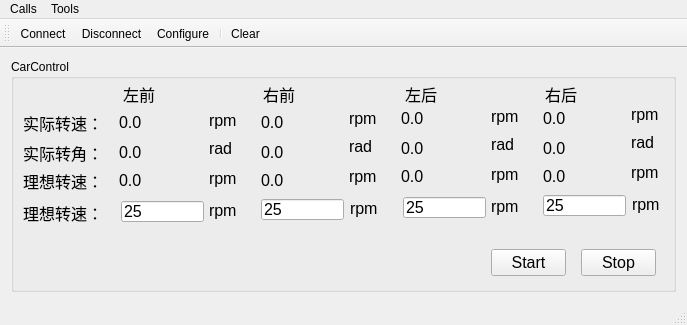
<?xml version="1.0" encoding="UTF-8"?>
<ui version="4.0">
 <class>MainWindow</class>
 <widget class="QMainWindow" name="MainWindow">
  <property name="geometry">
   <rect>
    <x>0</x>
    <y>0</y>
    <width>687</width>
    <height>325</height>
   </rect>
  </property>
  <property name="windowTitle">
   <string>Simple Terminal</string>
  </property>
  <widget class="QWidget" name="centralWidget">
   <layout class="QVBoxLayout" name="verticalLayout">
    <item>
     <widget class="QGroupBox" name="groupBox">
      <property name="title">
       <string>CarControl</string>
      </property>
      <widget class="QLabel" name="label">
       <property name="geometry">
        <rect>
         <x>12</x>
         <y>48</y>
         <width>89</width>
         <height>31</height>
        </rect>
       </property>
       <property name="font">
        <font>
         <pointsize>12</pointsize>
        </font>
       </property>
       <property name="text">
        <string>实际转速：</string>
       </property>
      </widget>
      <widget class="QLabel" name="realLeftFrontRS">
       <property name="geometry">
        <rect>
         <x>108</x>
         <y>48</y>
         <width>89</width>
         <height>31</height>
        </rect>
       </property>
       <property name="font">
        <font>
         <pointsize>12</pointsize>
        </font>
       </property>
       <property name="text">
        <string>0.0     </string>
       </property>
      </widget>
      <widget class="QLabel" name="label_3">
       <property name="geometry">
        <rect>
         <x>12</x>
         <y>78</y>
         <width>91</width>
         <height>31</height>
        </rect>
       </property>
       <property name="font">
        <font>
         <pointsize>12</pointsize>
        </font>
       </property>
       <property name="text">
        <string>实际转角：</string>
       </property>
      </widget>
      <widget class="QLabel" name="realLeftFrontRA">
       <property name="geometry">
        <rect>
         <x>108</x>
         <y>78</y>
         <width>87</width>
         <height>31</height>
        </rect>
       </property>
       <property name="font">
        <font>
         <pointsize>12</pointsize>
        </font>
       </property>
       <property name="text">
        <string>0.0      </string>
       </property>
      </widget>
      <widget class="QLabel" name="label_5">
       <property name="geometry">
        <rect>
         <x>12</x>
         <y>138</y>
         <width>91</width>
         <height>31</height>
        </rect>
       </property>
       <property name="font">
        <font>
         <pointsize>12</pointsize>
        </font>
       </property>
       <property name="text">
        <string>理想转速：</string>
       </property>
      </widget>
      <widget class="QLineEdit" name="sollLeftFrontRS_Test">
       <property name="geometry">
        <rect>
         <x>110</x>
         <y>142</y>
         <width>83</width>
         <height>21</height>
        </rect>
       </property>
       <property name="font">
        <font>
         <pointsize>12</pointsize>
        </font>
       </property>
       <property name="text">
        <string>25</string>
       </property>
      </widget>
      <widget class="QLabel" name="label_6">
       <property name="geometry">
        <rect>
         <x>198</x>
         <y>138</y>
         <width>39</width>
         <height>27</height>
        </rect>
       </property>
       <property name="font">
        <font>
         <pointsize>12</pointsize>
        </font>
       </property>
       <property name="text">
        <string>rpm</string>
       </property>
      </widget>
      <widget class="QPushButton" name="startTest">
       <property name="geometry">
        <rect>
         <x>480</x>
         <y>190</y>
         <width>75</width>
         <height>27</height>
        </rect>
       </property>
       <property name="font">
        <font>
         <pointsize>12</pointsize>
        </font>
       </property>
       <property name="text">
        <string>Start</string>
       </property>
      </widget>
      <widget class="QPushButton" name="stopTest">
       <property name="geometry">
        <rect>
         <x>570</x>
         <y>190</y>
         <width>75</width>
         <height>27</height>
        </rect>
       </property>
       <property name="font">
        <font>
         <pointsize>12</pointsize>
        </font>
       </property>
       <property name="text">
        <string>Stop</string>
       </property>
      </widget>
      <widget class="QLabel" name="realRightFrontRS">
       <property name="geometry">
        <rect>
         <x>250</x>
         <y>48</y>
         <width>79</width>
         <height>31</height>
        </rect>
       </property>
       <property name="font">
        <font>
         <pointsize>12</pointsize>
        </font>
       </property>
       <property name="text">
        <string>0.0      </string>
       </property>
      </widget>
      <widget class="QLineEdit" name="sollRightFrontRS_Test">
       <property name="geometry">
        <rect>
         <x>250</x>
         <y>140</y>
         <width>83</width>
         <height>21</height>
        </rect>
       </property>
       <property name="font">
        <font>
         <pointsize>12</pointsize>
        </font>
       </property>
       <property name="text">
        <string>25</string>
       </property>
      </widget>
      <widget class="QLabel" name="realRightFrontRA">
       <property name="geometry">
        <rect>
         <x>250</x>
         <y>78</y>
         <width>81</width>
         <height>31</height>
        </rect>
       </property>
       <property name="font">
        <font>
         <pointsize>12</pointsize>
        </font>
       </property>
       <property name="text">
        <string>0.0      </string>
       </property>
      </widget>
      <widget class="QLabel" name="label_9">
       <property name="geometry">
        <rect>
         <x>339</x>
         <y>136</y>
         <width>37</width>
         <height>27</height>
        </rect>
       </property>
       <property name="font">
        <font>
         <pointsize>12</pointsize>
        </font>
       </property>
       <property name="text">
        <string>rpm</string>
       </property>
      </widget>
      <widget class="QLabel" name="label_10">
       <property name="geometry">
        <rect>
         <x>112</x>
         <y>20</y>
         <width>72</width>
         <height>29</height>
        </rect>
       </property>
       <property name="font">
        <font>
         <pointsize>12</pointsize>
        </font>
       </property>
       <property name="text">
        <string>左前</string>
       </property>
      </widget>
      <widget class="QLabel" name="label_11">
       <property name="geometry">
        <rect>
         <x>252</x>
         <y>20</y>
         <width>72</width>
         <height>29</height>
        </rect>
       </property>
       <property name="font">
        <font>
         <pointsize>12</pointsize>
        </font>
       </property>
       <property name="text">
        <string>右前</string>
       </property>
      </widget>
      <widget class="QLabel" name="label_7">
       <property name="geometry">
        <rect>
         <x>12</x>
         <y>106</y>
         <width>91</width>
         <height>31</height>
        </rect>
       </property>
       <property name="font">
        <font>
         <pointsize>12</pointsize>
        </font>
       </property>
       <property name="text">
        <string>理想转速：</string>
       </property>
      </widget>
      <widget class="QLabel" name="sollLeftFrontRS">
       <property name="geometry">
        <rect>
         <x>108</x>
         <y>106</y>
         <width>85</width>
         <height>31</height>
        </rect>
       </property>
       <property name="font">
        <font>
         <pointsize>12</pointsize>
        </font>
       </property>
       <property name="text">
        <string>0.0      </string>
       </property>
      </widget>
      <widget class="QLabel" name="sollRightFrontRS">
       <property name="geometry">
        <rect>
         <x>250</x>
         <y>106</y>
         <width>83</width>
         <height>31</height>
        </rect>
       </property>
       <property name="font">
        <font>
         <pointsize>12</pointsize>
        </font>
       </property>
       <property name="text">
        <string>0.0      </string>
       </property>
      </widget>
      <widget class="QLabel" name="label_8">
       <property name="geometry">
        <rect>
         <x>198</x>
         <y>106</y>
         <width>39</width>
         <height>27</height>
        </rect>
       </property>
       <property name="font">
        <font>
         <pointsize>12</pointsize>
        </font>
       </property>
       <property name="text">
        <string>rpm</string>
       </property>
      </widget>
      <widget class="QLabel" name="label_12">
       <property name="geometry">
        <rect>
         <x>198</x>
         <y>76</y>
         <width>39</width>
         <height>27</height>
        </rect>
       </property>
       <property name="font">
        <font>
         <pointsize>12</pointsize>
        </font>
       </property>
       <property name="text">
        <string>rad</string>
       </property>
      </widget>
      <widget class="QLabel" name="label_13">
       <property name="geometry">
        <rect>
         <x>198</x>
         <y>48</y>
         <width>39</width>
         <height>27</height>
        </rect>
       </property>
       <property name="font">
        <font>
         <pointsize>12</pointsize>
        </font>
       </property>
       <property name="text">
        <string>rpm</string>
       </property>
      </widget>
      <widget class="QLabel" name="label_14">
       <property name="geometry">
        <rect>
         <x>338</x>
         <y>46</y>
         <width>39</width>
         <height>27</height>
        </rect>
       </property>
       <property name="font">
        <font>
         <pointsize>12</pointsize>
        </font>
       </property>
       <property name="text">
        <string>rpm</string>
       </property>
      </widget>
      <widget class="QLabel" name="label_15">
       <property name="geometry">
        <rect>
         <x>338</x>
         <y>104</y>
         <width>39</width>
         <height>27</height>
        </rect>
       </property>
       <property name="font">
        <font>
         <pointsize>12</pointsize>
        </font>
       </property>
       <property name="text">
        <string>rpm</string>
       </property>
      </widget>
      <widget class="QLabel" name="label_16">
       <property name="geometry">
        <rect>
         <x>338</x>
         <y>74</y>
         <width>39</width>
         <height>27</height>
        </rect>
       </property>
       <property name="font">
        <font>
         <pointsize>12</pointsize>
        </font>
       </property>
       <property name="text">
        <string>rad</string>
       </property>
      </widget>
      <widget class="QLabel" name="realRightBackRS">
       <property name="geometry">
        <rect>
         <x>532</x>
         <y>44</y>
         <width>79</width>
         <height>31</height>
        </rect>
       </property>
       <property name="font">
        <font>
         <pointsize>12</pointsize>
        </font>
       </property>
       <property name="text">
        <string>0.0      </string>
       </property>
      </widget>
      <widget class="QLabel" name="realLeftBackRS">
       <property name="geometry">
        <rect>
         <x>390</x>
         <y>44</y>
         <width>89</width>
         <height>31</height>
        </rect>
       </property>
       <property name="font">
        <font>
         <pointsize>12</pointsize>
        </font>
       </property>
       <property name="text">
        <string>0.0     </string>
       </property>
      </widget>
      <widget class="QLabel" name="label_17">
       <property name="geometry">
        <rect>
         <x>620</x>
         <y>70</y>
         <width>39</width>
         <height>27</height>
        </rect>
       </property>
       <property name="font">
        <font>
         <pointsize>12</pointsize>
        </font>
       </property>
       <property name="text">
        <string>rad</string>
       </property>
      </widget>
      <widget class="QLabel" name="label_18">
       <property name="geometry">
        <rect>
         <x>534</x>
         <y>20</y>
         <width>72</width>
         <height>29</height>
        </rect>
       </property>
       <property name="font">
        <font>
         <pointsize>12</pointsize>
        </font>
       </property>
       <property name="text">
        <string>右后</string>
       </property>
      </widget>
      <widget class="QLabel" name="label_19">
       <property name="geometry">
        <rect>
         <x>480</x>
         <y>102</y>
         <width>39</width>
         <height>27</height>
        </rect>
       </property>
       <property name="font">
        <font>
         <pointsize>12</pointsize>
        </font>
       </property>
       <property name="text">
        <string>rpm</string>
       </property>
      </widget>
      <widget class="QLabel" name="label_20">
       <property name="geometry">
        <rect>
         <x>620</x>
         <y>42</y>
         <width>39</width>
         <height>27</height>
        </rect>
       </property>
       <property name="font">
        <font>
         <pointsize>12</pointsize>
        </font>
       </property>
       <property name="text">
        <string>rpm</string>
       </property>
      </widget>
      <widget class="QLabel" name="realRightBackRA">
       <property name="geometry">
        <rect>
         <x>532</x>
         <y>74</y>
         <width>81</width>
         <height>31</height>
        </rect>
       </property>
       <property name="font">
        <font>
         <pointsize>12</pointsize>
        </font>
       </property>
       <property name="text">
        <string>0.0      </string>
       </property>
      </widget>
      <widget class="QLabel" name="label_21">
       <property name="geometry">
        <rect>
         <x>480</x>
         <y>134</y>
         <width>39</width>
         <height>27</height>
        </rect>
       </property>
       <property name="font">
        <font>
         <pointsize>12</pointsize>
        </font>
       </property>
       <property name="text">
        <string>rpm</string>
       </property>
      </widget>
      <widget class="QLabel" name="label_22">
       <property name="geometry">
        <rect>
         <x>621</x>
         <y>132</y>
         <width>37</width>
         <height>27</height>
        </rect>
       </property>
       <property name="font">
        <font>
         <pointsize>12</pointsize>
        </font>
       </property>
       <property name="text">
        <string>rpm</string>
       </property>
      </widget>
      <widget class="QLineEdit" name="sollLeftBackRS_Test">
       <property name="geometry">
        <rect>
         <x>392</x>
         <y>138</y>
         <width>83</width>
         <height>21</height>
        </rect>
       </property>
       <property name="font">
        <font>
         <pointsize>12</pointsize>
        </font>
       </property>
       <property name="text">
        <string>25</string>
       </property>
      </widget>
      <widget class="QLineEdit" name="sollRightBackRS_Test">
       <property name="geometry">
        <rect>
         <x>532</x>
         <y>136</y>
         <width>83</width>
         <height>21</height>
        </rect>
       </property>
       <property name="font">
        <font>
         <pointsize>12</pointsize>
        </font>
       </property>
       <property name="text">
        <string>25</string>
       </property>
      </widget>
      <widget class="QLabel" name="label_23">
       <property name="geometry">
        <rect>
         <x>480</x>
         <y>72</y>
         <width>39</width>
         <height>27</height>
        </rect>
       </property>
       <property name="font">
        <font>
         <pointsize>12</pointsize>
        </font>
       </property>
       <property name="text">
        <string>rad</string>
       </property>
      </widget>
      <widget class="QLabel" name="sollLeftBackRS">
       <property name="geometry">
        <rect>
         <x>390</x>
         <y>102</y>
         <width>85</width>
         <height>31</height>
        </rect>
       </property>
       <property name="font">
        <font>
         <pointsize>12</pointsize>
        </font>
       </property>
       <property name="text">
        <string>0.0      </string>
       </property>
      </widget>
      <widget class="QLabel" name="label_24">
       <property name="geometry">
        <rect>
         <x>480</x>
         <y>44</y>
         <width>39</width>
         <height>27</height>
        </rect>
       </property>
       <property name="font">
        <font>
         <pointsize>12</pointsize>
        </font>
       </property>
       <property name="text">
        <string>rpm</string>
       </property>
      </widget>
      <widget class="QLabel" name="label_25">
       <property name="geometry">
        <rect>
         <x>394</x>
         <y>20</y>
         <width>72</width>
         <height>29</height>
        </rect>
       </property>
       <property name="font">
        <font>
         <pointsize>12</pointsize>
        </font>
       </property>
       <property name="text">
        <string>左后</string>
       </property>
      </widget>
      <widget class="QLabel" name="sollRightBackRS">
       <property name="geometry">
        <rect>
         <x>532</x>
         <y>102</y>
         <width>83</width>
         <height>31</height>
        </rect>
       </property>
       <property name="font">
        <font>
         <pointsize>12</pointsize>
        </font>
       </property>
       <property name="text">
        <string>0.0      </string>
       </property>
      </widget>
      <widget class="QLabel" name="realLeftBackRA">
       <property name="geometry">
        <rect>
         <x>390</x>
         <y>74</y>
         <width>87</width>
         <height>31</height>
        </rect>
       </property>
       <property name="font">
        <font>
         <pointsize>12</pointsize>
        </font>
       </property>
       <property name="text">
        <string>0.0      </string>
       </property>
      </widget>
      <widget class="QLabel" name="label_26">
       <property name="geometry">
        <rect>
         <x>620</x>
         <y>100</y>
         <width>39</width>
         <height>27</height>
        </rect>
       </property>
       <property name="font">
        <font>
         <pointsize>12</pointsize>
        </font>
       </property>
       <property name="text">
        <string>rpm</string>
       </property>
      </widget>
     </widget>
    </item>
   </layout>
  </widget>
  <widget class="QMenuBar" name="menuBar">
   <property name="geometry">
    <rect>
     <x>0</x>
     <y>0</y>
     <width>687</width>
     <height>22</height>
    </rect>
   </property>
   <widget class="QMenu" name="menuCalls">
    <property name="title">
     <string>Calls</string>
    </property>
    <addaction name="actionConnect"/>
    <addaction name="actionDisconnect"/>
    <addaction name="separator"/>
    <addaction name="actionQuit"/>
   </widget>
   <widget class="QMenu" name="menuTools">
    <property name="title">
     <string>Tools</string>
    </property>
    <addaction name="actionConfigure"/>
   </widget>
   <addaction name="menuCalls"/>
   <addaction name="menuTools"/>
  </widget>
  <widget class="QToolBar" name="mainToolBar">
   <attribute name="toolBarArea">
    <enum>TopToolBarArea</enum>
   </attribute>
   <attribute name="toolBarBreak">
    <bool>false</bool>
   </attribute>
   <addaction name="actionConnect"/>
   <addaction name="actionDisconnect"/>
   <addaction name="actionConfigure"/>
   <addaction name="separator"/>
   <addaction name="actionClear"/>
  </widget>
  <widget class="QStatusBar" name="statusBar"/>
  <action name="actionAbout">
   <property name="text">
    <string>&amp;About</string>
   </property>
   <property name="toolTip">
    <string>About program</string>
   </property>
   <property name="shortcut">
    <string>Alt+A</string>
   </property>
  </action>
  <action name="actionAboutQt">
   <property name="text">
    <string>About Qt</string>
   </property>
  </action>
  <action name="actionConnect">
   <property name="icon">
    <iconset resource="serial_pc.qrc">
     <normaloff>:/images/connect.png</normaloff>:/images/connect.png</iconset>
   </property>
   <property name="text">
    <string>C&amp;onnect</string>
   </property>
   <property name="toolTip">
    <string>Connect to serial port</string>
   </property>
   <property name="shortcut">
    <string>Ctrl+O</string>
   </property>
  </action>
  <action name="actionDisconnect">
   <property name="icon">
    <iconset resource="serial_pc.qrc">
     <normaloff>:/images/disconnect.png</normaloff>:/images/disconnect.png</iconset>
   </property>
   <property name="text">
    <string>&amp;Disconnect</string>
   </property>
   <property name="toolTip">
    <string>Disconnect from serial port</string>
   </property>
   <property name="shortcut">
    <string>Ctrl+D</string>
   </property>
  </action>
  <action name="actionConfigure">
   <property name="icon">
    <iconset resource="serial_pc.qrc">
     <normaloff>:/images/settings.png</normaloff>:/images/settings.png</iconset>
   </property>
   <property name="text">
    <string>&amp;Configure</string>
   </property>
   <property name="toolTip">
    <string>Configure serial port</string>
   </property>
   <property name="shortcut">
    <string>Alt+C</string>
   </property>
  </action>
  <action name="actionClear">
   <property name="icon">
    <iconset resource="serial_pc.qrc">
     <normaloff>:/images/clear.png</normaloff>:/images/clear.png</iconset>
   </property>
   <property name="text">
    <string>C&amp;lear</string>
   </property>
   <property name="toolTip">
    <string>Clear data</string>
   </property>
   <property name="shortcut">
    <string>Alt+L</string>
   </property>
  </action>
  <action name="actionQuit">
   <property name="icon">
    <iconset resource="serial_pc.qrc">
     <normaloff>:/images/application-exit.png</normaloff>:/images/application-exit.png</iconset>
   </property>
   <property name="text">
    <string>&amp;Quit</string>
   </property>
   <property name="shortcut">
    <string>Ctrl+Q</string>
   </property>
  </action>
 </widget>
 <layoutdefault spacing="6" margin="11"/>
 <resources>
  <include location="serial_pc.qrc"/>
 </resources>
 <connections/>
</ui>
